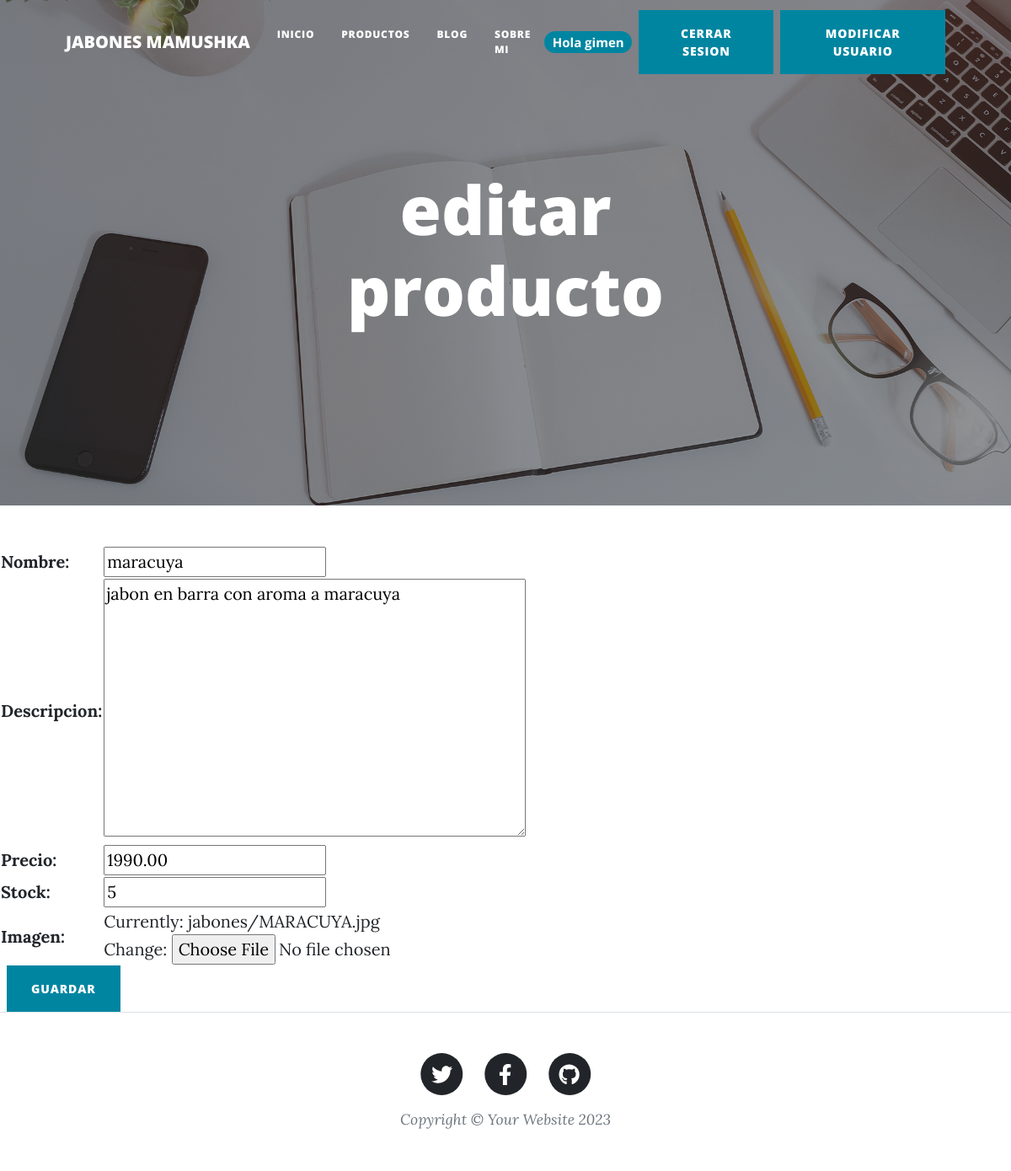
The app's page /appweb/EditarProductos/maracuya (signed in) with its own data.
### appweb/models.py (models this page shows)
class Producto(models.Model):
    nombre = models.CharField(max_length=100)
    descripcion = models.TextField()
    precio = models.DecimalField(max_digits=10, decimal_places=2)
    stock = models.PositiveIntegerField()
    imagen = models.ImageField(upload_to='jabones', null=True)

### appweb/views.py (the view)
# urls.py: path("EditarProductos/<producto_nombre>", editarProducto, name="EditarProductos"), #modificar los productos
@login_required
def editarProducto(request,producto_nombre):
    producto = Producto.objects.get(nombre=producto_nombre)
    if request.method == "POST":
        miFormulario = ProductoFormulario(request.POST, request.FILES)
        if miFormulario.is_valid():
            informacion = miFormulario.cleaned_data
            producto.nombre = informacion['nombre']
            producto.descripcion = informacion['descripcion']
            producto.precio = informacion['precio']
            producto.stock = informacion['stock']
            producto.imagen = informacion['imagen']
            producto.save()
            return render(request, "appweb/inicio.html")
    else:
        miFormulario= ProductoFormulario(initial={'nombre':producto.nombre, 'descripcion':producto.descripcion,'precio':producto.precio, 'stock':producto.stock, 'imagen':producto.imagen})
    return render(request, "appweb/productos/editar_producto.html",{"miFormulario":miFormulario, "resultado_producto": producto})

### appweb/forms.py
class ProductoFormulario(forms.ModelForm):
    class Meta:
        model = Producto
        fields = ['nombre', 'descripcion', 'precio', 'stock', 'imagen']

### appweb/templates/appweb/productos/editar_producto.html (shortened to what this page needs)
{% extends 'appweb/padre.html' %}
{% block titulo %}
editar producto
{% endblock%}
{% block contenido %}
<form action="" enctype="multipart/form-data"  method="POST"> {%csrf_token%}
    <table>
        {{miFormulario.as_table}}
    </table>
    <input class="btn btn-primary text-uppercase ms-2" type="submit", value="guardar"">
</form>
{% endblock %}

### appweb/templates/appweb/padre.html (shortened to what this page needs)
<!DOCTYPE html>
<html lang="en">
    <head>
        {% load static %}
        <link href="{% static 'appweb/css/styles.css' %}" rel="stylesheet" />
    </head>
    <body>
        <nav class="navbar navbar-expand-lg navbar-light" id="mainNav">
            <div class="container px-4 px-lg-5">
                <a class="navbar-brand" href="{% url 'Inicio'%}">JABONES MAMUSHKA</a>
                <div class="collapse navbar-collapse" id="navbarResponsive">
                        <ul class="navbar-nav ms-auto py-4 py-lg-0">
                            <li class="nav-item"><a class="nav-link px-lg-3 py-3 py-lg-4" href="{% url 'Inicio' %}" >Inicio</a></li>
                            <li class="nav-item"><a class="nav-link px-lg-3 py-3 py-lg-4" href="{% url 'Productos' %}">Productos</a></li>
                            <li class="nav-item"><a class="nav-link px-lg-3 py-3 py-lg-4" href="{% url 'Blog' %}">Blog</a></li>
                            <li class="nav-item"><a class="nav-link px-lg-3 py-3 py-lg-4" href="{% url 'about' %}">Sobre Mi</a></li>
                        </ul>
                        {% if user.is_authenticated %}
                        <span class="badge rounded-pill bg-primary">Hola  {{user.username}}</span>
                        <a class="btn btn-primary text-uppercase ms-2" href="{% url 'Logout' %}">Cerrar Sesion</a>
                        <a class="btn btn-primary text-uppercase ms-2" href="{% url 'EditarUsuario' %}">Modificar Usuario</a>
                        {% endif %}
                </div>
            </div>
        </nav>
        <header class="masthead" style="background-image: url('assets/img/home-bg.jpg')">
            <div class="container position-relative px-4 px-lg-5">
                <div class="row gx-4 gx-lg-5 justify-content-center">
                    <div class="col-md-10 col-lg-8 col-xl-7">
                        <div class="site-heading">
                            <h1>
                                {% block titulo %}
                                {% endblock %}
                            </h1>
                        </div>
                    </div>
                </div>
            </div>
        </header>
        {% block contenido %}
        {% endblock %}
        <footer class="border-top">
            <div class="container px-4 px-lg-5">
                <div class="row gx-4 gx-lg-5 justify-content-center">
                    <div class="col-md-10 col-lg-8 col-xl-7">
                        <ul class="list-inline text-center">
                            <li class="list-inline-item">
                                <a href="#!">
                                    <span class="fa-stack fa-lg">
                                        <i class="fas fa-circle fa-stack-2x"></i>
                                        <i class="fab fa-twitter fa-stack-1x fa-inverse"></i>
                                    </span>
                                </a>
                            </li>
                            <li class="list-inline-item">
                                <a href="#!">
                                    <span class="fa-stack fa-lg">
                                        <i class="fas fa-circle fa-stack-2x"></i>
                                        <i class="fab fa-facebook-f fa-stack-1x fa-inverse"></i>
                                    </span>
                                </a>
                            </li>
                            <li class="list-inline-item">
                                <a href="#!">
                                    <span class="fa-stack fa-lg">
                                        <i class="fas fa-circle fa-stack-2x"></i>
                                        <i class="fab fa-github fa-stack-1x fa-inverse"></i>
                                    </span>
                                </a>
                            </li>
                        </ul>
                        <div class="small text-center text-muted fst-italic">Copyright &copy; Your Website 2023</div>
                    </div>
                </div>
            </div>
        </footer>
    </body>
</html>

### records on screen
Producto: nombre "maracuya", descripcion "jabon en barra con aroma a maracuya", precio "1990.00", stock "5"

### other values on screen
{{ user.username }} "gimen"
